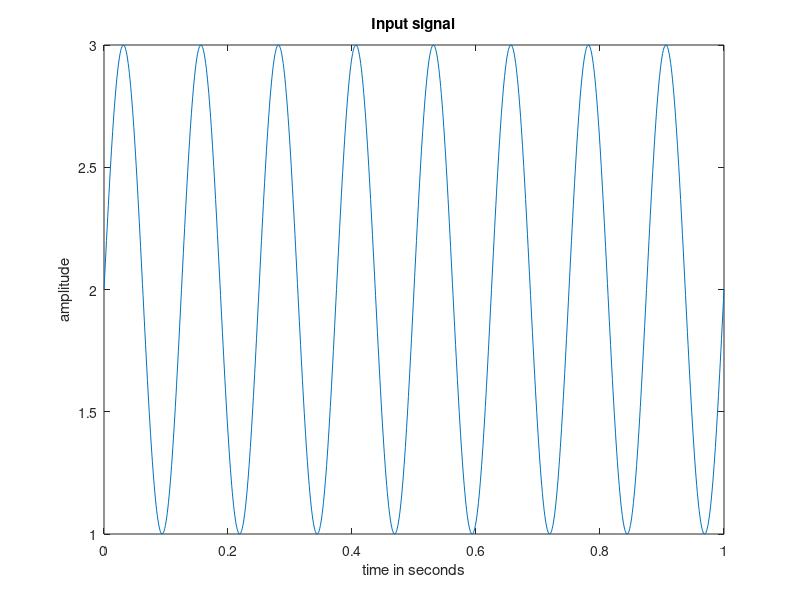
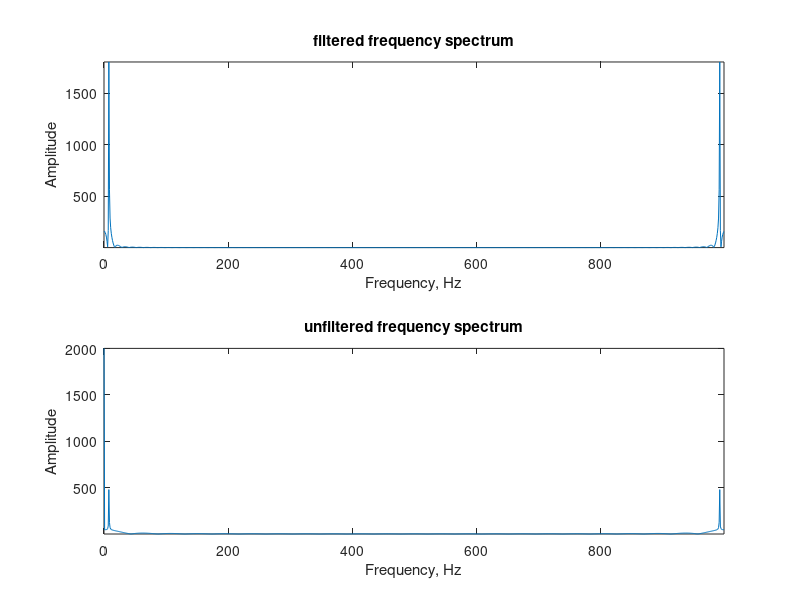

The MATLAB source for these figures, in order:
close all; clear all;
cd ~/radarProject/
f = 1008;
t = 0:.001:1;
sig = 2+sin(2*pi*f.*t);
figure('Name', 'Input Signal');
clf;
plot(t, sig);
title('Input signal');
xlabel('time in seconds');
ylabel('amplitude');


h1 = zeros(1,1024);
for k = (63+1):1000
    h1(k) = sig(k) - sig(k-63);
end

h2 = zeros(1,1024);
for k = (64+1):1000
    h2(k) = sig(k) - sig(k-64);
end

h = h1 + h2;
g = zeros(1,1024);
for k = 1:length(sig)
    g(k) = sig(k);
end

fs = 1/.001
H = abs(fft(h, 1024));
G = abs(fft(g, 1024));
len = length(H);
w = (0:len-1)*fs;
w = w./len;
figure('Name', 'frequency spectrum');
clf;
subplot(2,1,1);
plot(w,H);
axis tight;
title('filtered frequency spectrum');
xlabel('Frequency, Hz');
ylabel('Amplitude');
subplot(2,1,2);
plot(w,G);
axis tight;
title('unfiltered frequency spectrum');
xlabel('Frequency, Hz');
ylabel('Amplitude');

f1 = 1/(.001*63)
fdip = f1*63.5

%% here in this problem T1 = 63 and T2=64 or in seconds T1 = 0.001*63 and
%% T2 = .001* 64 here f1 was chosen to be 1/T1. T1 is the independent variable 
%% and not f1.
